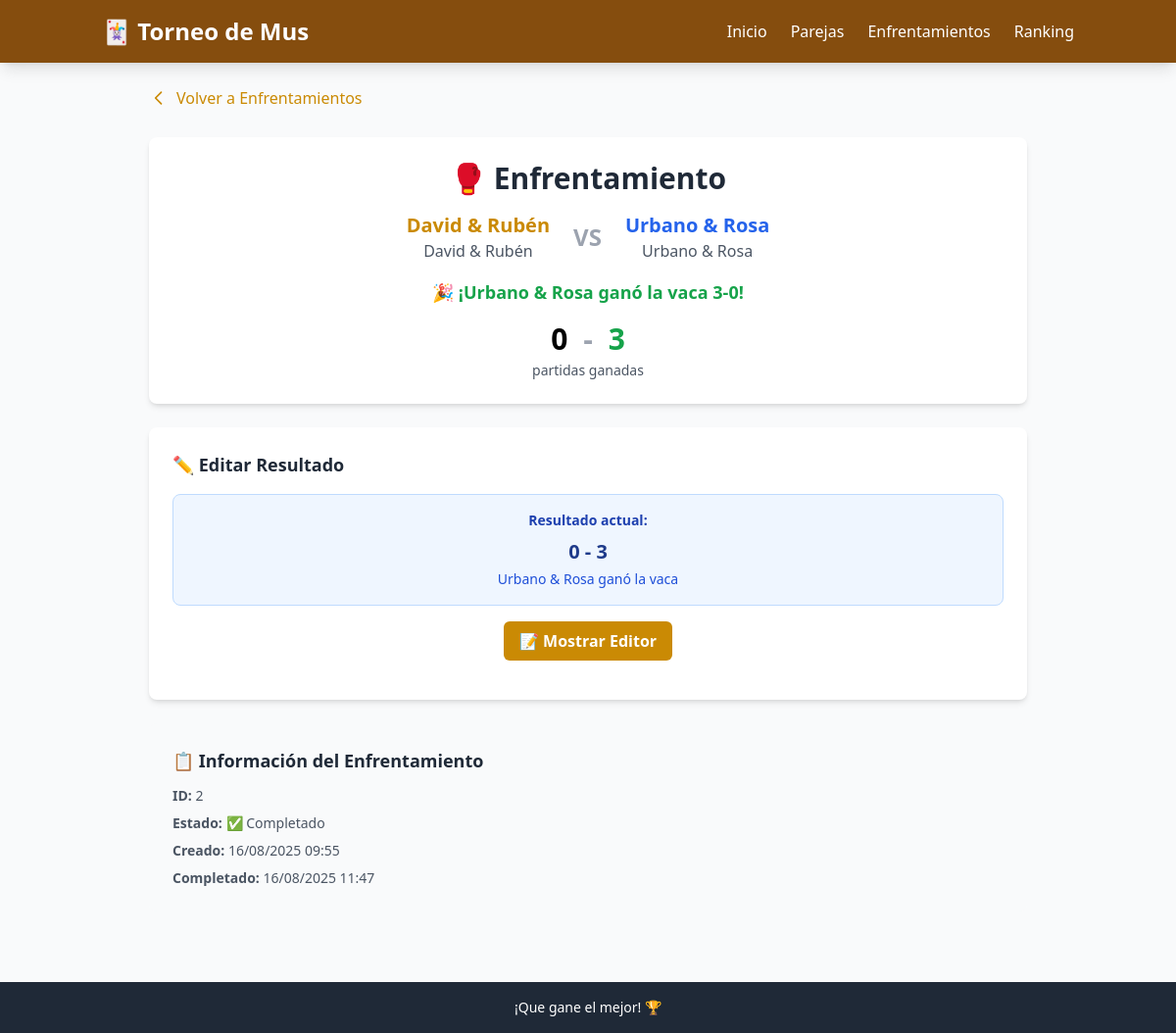
Page /matches/2 on the committed database.
### models.py (models this page shows)
class Team(Base):
    __tablename__ = "teams"
    id = Column(Integer, primary_key=True, index=True)
    name = Column(String, unique=True, index=True)
    player1 = Column(String)
    player2 = Column(String)
    created_at = Column(DateTime, server_default=func.now())
    matches_as_team1 = relationship("Match", foreign_keys="[Match.team1_id]", back_populates="team1")
    matches_as_team2 = relationship("Match", foreign_keys="[Match.team2_id]", back_populates="team2")
    won_matches = relationship("Match", foreign_keys="[Match.winner_id]", back_populates="winner")

class Match(Base):
    __tablename__ = "matches"
    id = Column(Integer, primary_key=True, index=True)
    team1_id = Column(Integer, ForeignKey("teams.id"))
    team2_id = Column(Integer, ForeignKey("teams.id"))
    status = Column(Enum(MatchStatus), default=MatchStatus.PENDING)
    winner_id = Column(Integer, ForeignKey("teams.id"), nullable=True)
    team1_games_won = Column(Integer, default=0)  # Partidas ganadas por team1
    team2_games_won = Column(Integer, default=0)  # Partidas ganadas por team2
    created_at = Column(DateTime, server_default=func.now())
    completed_at = Column(DateTime, nullable=True)
    team1 = relationship("Team", foreign_keys=[team1_id], back_populates="matches_as_team1")
    team2 = relationship("Team", foreign_keys=[team2_id], back_populates="matches_as_team2")
    winner = relationship("Team", foreign_keys=[winner_id], back_populates="won_matches")

### main.py (the view)
@app.get("/matches/{match_id}", response_class=HTMLResponse)
def match_detail(match_id: int, request: Request, db: Session = Depends(get_db)):
    match = db.query(Match).filter(Match.id == match_id).first()
    if not match:
        raise HTTPException(status_code=404, detail="Match not found")
    return templates.TemplateResponse("match_detail.html", {
        "request": request,
        "match": match
    })

### templates/match_detail.html (shortened to what this page needs)
{% extends "base.html" %}
{% block content %}
<div class="max-w-4xl mx-auto">
    <div class="mb-6">
        <a href="/matches"
           class="inline-flex items-center text-mus-600 hover:text-mus-700 transition-colors">
            <svg class="w-5 h-5 mr-2" fill="none" stroke="currentColor" viewBox="0 0 24 24">
                <path stroke-linecap="round" stroke-linejoin="round" stroke-width="2" d="M15 19l-7-7 7-7"></path>
            </svg>
            Volver a Enfrentamientos
        </a>
    </div>
    <div class="bg-white rounded-lg shadow-md p-6 mb-6">
        <div class="text-center">
            <h2 class="text-2xl md:text-3xl font-bold text-gray-800 mb-4">
                🥊 Enfrentamiento
            </h2>
            <div class="flex items-center justify-center space-x-6 mb-4">
                <div class="text-center">
                    <h3 class="text-xl font-bold text-mus-600">{{ match.team1.name }}</h3>
                    <p class="text-gray-600">
                        <span class="font-medium">{{ match.team1.player1 }}</span> &
                        <span class="font-medium">{{ match.team1.player2 }}</span>
                    </p>
                </div>
                <div class="text-2xl font-bold text-gray-400">VS</div>
                <div class="text-center">
                    <h3 class="text-xl font-bold text-blue-600">{{ match.team2.name }}</h3>
                    <p class="text-gray-600">
                        <span class="font-medium">{{ match.team2.player1 }}</span> &
                        <span class="font-medium">{{ match.team2.player2 }}</span>
                    </p>
                </div>
            </div>
            {% if match.status.value == 'completed' %}
                <div class="text-lg text-green-600 font-bold">
                    🎉 ¡{{ match.winner.name }} ganó la vaca {{ match.winner.id == match.team1_id and match.team1_games_won or match.team2_games_won }}-{{ match.winner.id == match.team1_id and match.team2_games_won or match.team1_games_won }}!
                </div>
            {% elif match.status.value == 'in_progress' %}
                <div class="text-lg text-orange-600 font-bold">
                    ⚡ En progreso
                </div>
            {% else %}
                <div class="text-lg text-gray-600 font-bold">
                    ⏳ Pendiente
                </div>
            {% endif %}
        </div>
        {% if match.team1_games_won > 0 or match.team2_games_won > 0 %}
        <div class="text-center mt-4">
            <div class="text-3xl font-bold">
                <span class="{% if match.team1_games_won > match.team2_games_won %}text-green-600{% endif %}">{{ match.team1_games_won }}</span>
                <span class="mx-2 text-gray-400">-</span>
                <span class="{% if match.team2_games_won > match.team1_games_won %}text-green-600{% endif %}">{{ match.team2_games_won }}</span>
            </div>
            <div class="text-sm text-gray-600 mt-1">partidas ganadas</div>
        </div>
        {% endif %}
    </div>
    {% if match.status.value == 'completed' %}
    <div class="bg-white rounded-lg shadow-md p-6 mb-6" x-data="matchEditForm({{ match.team1_games_won }}, {{ match.team2_games_won }})">
        <h3 class="text-lg font-semibold text-gray-800 mb-4">✏️ Editar Resultado</h3>
        <div class="bg-blue-50 border border-blue-200 rounded-lg p-4 mb-4">
            <div class="text-center">
                <p class="text-sm text-blue-800 mb-2"><strong>Resultado actual:</strong></p>
                <p class="text-xl font-bold text-blue-900">{{ match.team1_games_won }} - {{ match.team2_games_won }}</p>
                <p class="text-sm text-blue-700 mt-1">{{ match.winner.name }} ganó la vaca</p>
            </div>
        </div>
        <div class="text-center mb-4">
            <button @click="showEditForm = !showEditForm"
                    class="bg-yellow-600 hover:bg-yellow-700 text-white px-4 py-2 rounded-md font-semibold transition-colors">
                <span x-show="!showEditForm">📝 Mostrar Editor</span>
            </button>
        </div>
    </div>
    {% endif %}
    <div class="bg-gray-50 rounded-lg p-6">
        <h3 class="text-lg font-semibold text-gray-800 mb-3">📋 Información del Enfrentamiento</h3>
        <div class="space-y-2 text-sm text-gray-600">
            <p><strong>ID:</strong> {{ match.id }}</p>
            <p><strong>Estado:</strong>
                {% if match.status.value == 'completed' %}
                    ✅ Completado
                {% elif match.status.value == 'in_progress' %}
                    ⚡ En progreso
                {% else %}
                    ⏳ Pendiente
                {% endif %}
            </p>
            <p><strong>Creado:</strong> {{ match.created_at.strftime('%d/%m/%Y %H:%M') if match.created_at else 'N/A' }}</p>
            {% if match.completed_at %}
            <p><strong>Completado:</strong> {{ match.completed_at.strftime('%d/%m/%Y %H:%M') }}</p>
            {% endif %}
        </div>
    </div>
</div>
{% endblock %}

### rows in the picture
Team: team1.name "David & Rubén", team1.player1 "David", team1.player2 "Rubén"
Team: team2.name "Urbano & Rosa", team2.player1 "Urbano", team2.player2 "Rosa", winner.name "Urbano & Rosa", winner "3"
Match: winner "0", team1_games_won "0", team2_games_won "3", id "2", created_at "16/08/2025 09:55", completed_at "16/08/2025 11:47"
